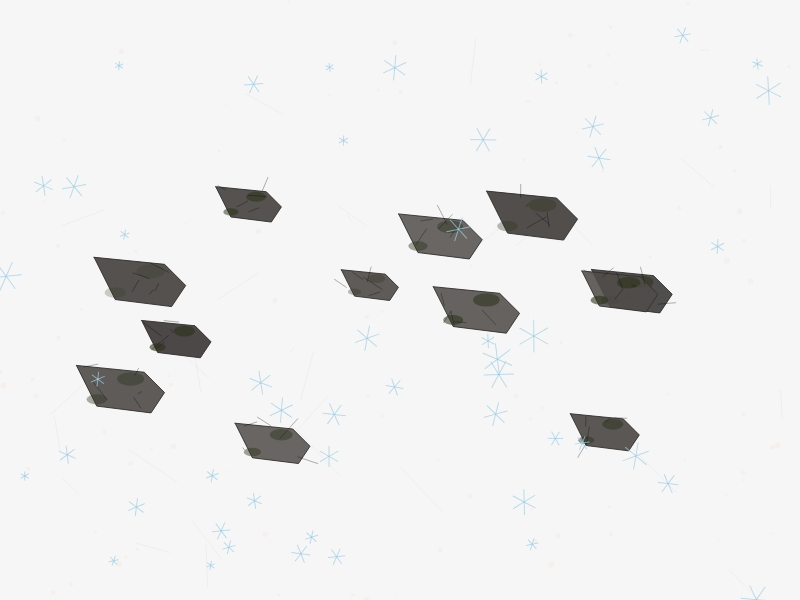
Frame 1 (no input)
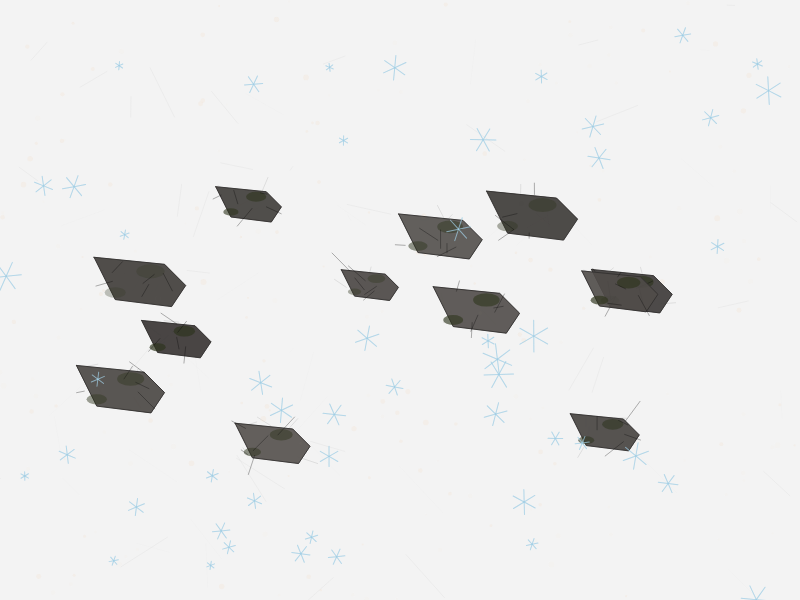
Frame 2 (the mouse pressed at the canvas centre, redrawn once)

The p5.js sketch that drew these frames (run headless with seeded random() and noise() and a simulated clock; the mouse was pressed at the canvas centre and the sketch redrawn once):

// p5.js sketch
// ── sketch.js
let ships = [];
let crystals = [];

function setup() {
  createCanvas(800, 600);
  colorMode(HSB, 360, 100, 100, 1);

  // Create ships with aged appearance
  for (let i = 0; i < 12; i++) {
    ships.push({
      x: random(100, width - 100),
      y: random(150, height - 150),
      size: random(40, 80),
      age: random(100),
      patina: random(0.3, 0.7),
      moss: random(0.2, 0.6)
    });
  }

  // Create crystalline structures
  for (let i = 0; i < 50; i++) {
    crystals.push({
      x: random(width),
      y: random(height),
      size: random(2, 8),
      angle: random(TWO_PI),
      speed: random(0.001, 0.005)
    });
  }
}

function draw() {
  // Translucent background
  background(0, 0, 95, 0.7);

  // Draw mineral streaks
  stroke(0, 0, 80, 0.2);
  strokeWeight(1);
  for (let i = 0; i < 30; i++) {
    let x1 = random(width);
    let y1 = random(height);
    let x2 = x1 + random(-50, 50);
    let y2 = y1 + random(-50, 50);
    line(x1, y1, x2, y2);
  }

  // Draw salt deposits
  noStroke();
  fill(30, 10, 95, 0.4);
  for (let i = 0; i < 100; i++) {
    let x = random(width);
    let y = random(height);
    let s = random(2, 6);
    ellipse(x, y, s, s);
  }

  // Draw ships
  for (let ship of ships) {
    drawShip(ship);
  }

  // Animate crystals
  for (let crystal of crystals) {
    crystal.angle += crystal.speed;
    let x = crystal.x + cos(crystal.angle) * 5;
    let y = crystal.y + sin(crystal.angle) * 5;

    stroke(200, 30, 90, 0.7);
    strokeWeight(1);
    noFill();
    push();
    translate(x, y);
    rotate(crystal.angle);
    for (let i = 0; i < 6; i++) {
      rotate(TWO_PI / 6);
      line(0, 0, crystal.size * 2, 0);
    }
    pop();
  }

  // Prevent motion
  noLoop();
}

function drawShip(ship) {
  push();
  translate(ship.x, ship.y);

  // Base hull with aged texture
  fill(30, 10, 40, 0.8);
  stroke(20, 5, 20, 0.9);
  strokeWeight(1);

  // Ship shape with paper-cut style
  beginShape();
  vertex(-ship.size * 0.6, -ship.size * 0.3);
  vertex(ship.size * 0.4, -ship.size * 0.2);
  vertex(ship.size * 0.7, ship.size * 0.1);
  vertex(ship.size * 0.5, ship.size * 0.4);
  vertex(-ship.size * 0.3, ship.size * 0.3);
  endShape(CLOSE);

  // Patina overlay
  fill(20, 5, 20, ship.patina);
  noStroke();
  beginShape();
  vertex(-ship.size * 0.6, -ship.size * 0.3);
  vertex(ship.size * 0.4, -ship.size * 0.2);
  vertex(ship.size * 0.7, ship.size * 0.1);
  vertex(ship.size * 0.5, ship.size * 0.4);
  vertex(-ship.size * 0.3, ship.size * 0.3);
  endShape(CLOSE);

  // Moss patches
  fill(80, 50, 20, ship.moss);
  ellipse(ship.size * 0.2, -ship.size * 0.1, ship.size * 0.4, ship.size * 0.2);
  ellipse(-ship.size * 0.3, ship.size * 0.2, ship.size * 0.3, ship.size * 0.15);

  // Water damage
  stroke(0, 0, 0, 0.3);
  strokeWeight(1);
  for (let i = 0; i < 5; i++) {
    let x1 = random(-ship.size * 0.5, ship.size * 0.5);
    let y1 = random(-ship.size * 0.3, ship.size * 0.3);
    let x2 = x1 + random(-20, 20);
    let y2 = y1 + random(-20, 20);
    line(x1, y1, x2, y2);
  }

  pop();
}
